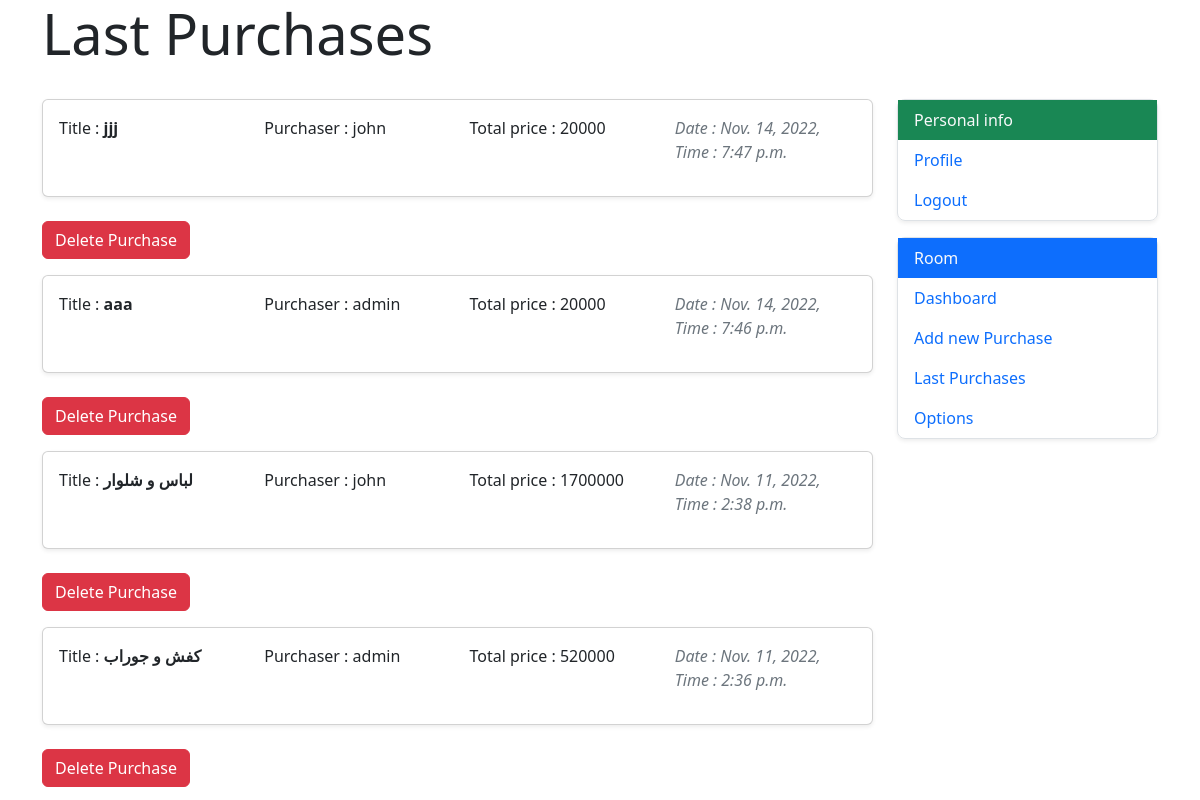
/room/purchase_list/9/ (signed in), run on an earlier commit of the app's database.
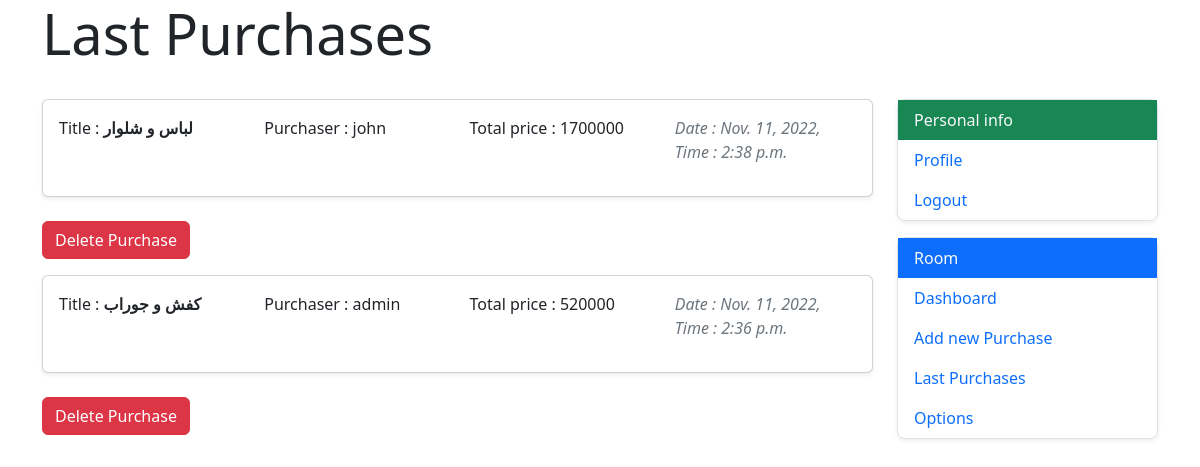
And on a later commit of the database.
### rooms/models.py (models this page shows, shortened)
class Purchase(models.Model):
    title = models.CharField(max_length=250, blank=True)
    created_at = models.DateTimeField(auto_now_add=True)
    purchaser = models.ForeignKey(get_user_model(), related_name='purchase', on_delete=models.CASCADE, blank=False)
    items = models.ManyToManyField(Item, related_name='cart')
    member = models.ManyToManyField(get_user_model(), related_name='shared_purchase', blank=True)
    is_payed = models.BooleanField(default=False)
    room = models.ForeignKey(Room, on_delete=models.CASCADE, related_name='purchases', null=True)
    sum = models.PositiveIntegerField(null=True)

### users/models.py (models this page shows)
class CustomUser(AbstractUser):
    STATUS_CHOICES = (
        ("none", "none"),
        ("debtor", "debtor"),
        ("creditor", "creditor"),
    )
    has_room = models.BooleanField(default=False)
    status = models.CharField(choices=STATUS_CHOICES, max_length=8, default=STATUS_CHOICES[0][0])
    full_name = models.CharField(max_length=35, blank=True, null=True)
    phone_number = PhoneNumberField(blank=True, null=True)
    money = models.IntegerField(blank=True, null=True)

### rooms/views.py (the view)
# urls.py: path('purchase_list/<int:pk>/', views.purchase_list_view, name='purchase_list'),
@login_required
def purchase_list_view(request, pk):
    room = Room.objects.get(pk=pk)
    purchases = Purchase.objects.filter(room=room).order_by('-created_at')
    context = {
        'room_obj': room,
        'purchases': purchases,
    }
    return render(request, 'rooms/purchase_list.html', context=context)

### rooms/templates/rooms/purchase_list.html (shortened to what this page needs)
{% extends '_base.html' %}
{% block page-content %}
    <div class="container">
        <p class="display-4">Last Purchases</p>
        <div class="row">
            <div class="col-9">
                {% for purchase in purchases %}
                    <div class="card my-3 shadow-sm" data-bs-toggle="collapse"
                         data-bs-target="#PurchaseDetail{{ forloop.counter }}"
                         aria-expanded="false" aria-controls="PurchaseDetail{{ forloop.counter }}">
                        <div class="card-body">
                            <div class="row">
                                <div class="col"><p class="text fw-normal" style="display: inline;">Title : </p>
                                    <p class="text fw-semibold" style="display: inline;">{{ purchase.title }}</p></div>
                                <div class="col">
                                    <p class="text fw-normal" style="display: inline;">Purchaser : </p>
                                    <p class="text" style="display: inline;">{{ purchase.purchaser }}</p>
                                </div>
                                <div class="col"><p class="text">Total price : {{ purchase.sum }}</p></div>
                                <div class="col"><p class="text-muted fst-italic fw-light">Date
                                    : {{ purchase.created_at.date }}, Time : {{ purchase.created_at.time }}</p></div>
                            </div>
                        </div>
                    </div>
                    <a href="{% url 'delete_purchase' pk=purchase.id %}" class="btn btn-danger mt-2">Delete
                                        Purchase</a>
                {% endfor %}
            </div>
            <div class="col-3">
                {% include 'rooms/right_panel.html' with room=room_obj %}
            </div>
        </div>
    </div>
{% endblock %}

### templates/_base.html (shortened to what this page needs)
<!DOCTYPE HTML >
<html lang="en">
<head>
    <link href="https://cdn.jsdelivr.net/npm/bootstrap@5.2.2/dist/css/bootstrap.min.css" rel="stylesheet">
</head>
<body>
{% block page-content %}
{% endblock %}
</body>
</html>

### rooms/templates/rooms/right_panel.html
<nav class="nav flex-column shadow-sm my-3 border" style="border-radius: 8px">
                    <a class="nav-link active text-light bg-success">Personal info</a>
                    <a class="nav-link active" href="{% url 'profile_update' user.id %}">Profile</a>
                    <a class="nav-link" href="{% url 'account_logout' %}">Logout</a>
                </nav>
{% if user.has_room %}
                <nav class="nav flex-column shadow-sm my-3 border" style="border-radius: 8px">
                    <a class="nav-link active text-light bg-primary">Room</a>
                    <a class="nav-link active" href="{% url 'room_dashboard' %}">Dashboard</a>
                    <a class="nav-link" href="{% url 'new_purchase' %}">Add new Purchase</a>
                    <a class="nav-link" href="{% url 'purchase_list' pk=room.id %}">Last Purchases</a>
                    <a class="nav-link" href="{% url 'room_options' pk=room.id %}">Options</a>
                </nav>
{% endif %}

What changed in the data, as far as the page shows it:
removed Purchase: title "jjj", purchaser "john", sum "20000", created_at "Nov. 14, 2022", created_at.time "7:47 p.m."
removed Purchase: title "aaa", purchaser "admin", sum "20000", created_at "Nov. 14, 2022", created_at.time "7:46 p.m."
